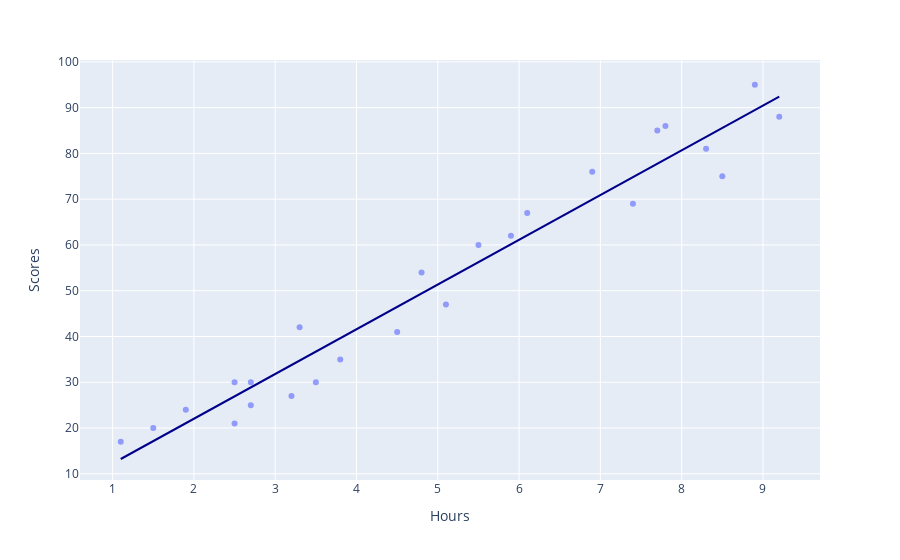

Source (notebook cell):
### Markdown cell above
## Regression Line

### Code cell
# Plotting the regression line using plotly express
fig = px.scatter(
    df, x='Hours', y='Scores', opacity=0.65,
    trendline='ols', trendline_color_override='darkblue'
)
fig.show()

### Figure 1 — Plotly figure (JSON) as saved in the notebook; plotly's stock layout.template omitted (floating-point values rounded to 4 significant figures)
{"data": [{"hovertemplate": "Hours=%{x}<br>Scores=%{y}<extra></extra>", "legendgroup": "", "marker": {"color": "#636efa", "opacity": 0.65, "symbol": "circle"}, "mode": "markers", "name": "", "orientation": "v", "showlegend": false, "type": "scatter", "x": [2.5, 5.1, 3.2, 8.5, 3.5, 1.5, 9.2, 5.5, 8.3, 2.7, 7.7, 5.9, 4.5, 3.3, 1.1, 8.9, 2.5, 1.9, 6.1, 7.4, 2.7, 4.8, 3.8, 6.9, 7.8], "xaxis": "x", "y": [21, 47, 27, 75, 30, 20, 88, 60, 81, 25, 85, 62, 41, 42, 17, 95, 30, 24, 67, 69, 30, 54, 35, 76, 86], "yaxis": "y"}, {"hovertemplate": "<b>OLS trendline</b><br>Scores = 9.7758 * Hours + 2.48367<br>R<sup>2</sup>=0.952948<br><br>Hours=%{x}<br>Scores=%{y} <b>(trend)</b><extra></extra>", "legendgroup": "", "line": {"color": "darkblue"}, "marker": {"color": "#636efa", "symbol": "circle"}, "mode": "lines", "name": "", "showlegend": false, "type": "scatter", "x": [1.1, 1.5, 1.9, 2.5, 2.5, 2.7, 2.7, 3.2, 3.3, 3.5, 3.8, 4.5, 4.8, 5.1, 5.5, 5.9, 6.1, 6.9, 7.4, 7.7, 7.8, 8.3, 8.5, 8.9, 9.2], "xaxis": "x", "y": [13.24, 17.15, 21.06, 26.92, 26.92, 28.88, 28.88, 33.77, 34.74, 36.7, 39.63, 46.47, 49.41, 52.34, 56.25, 60.16, 62.12, 69.94, 74.82, 77.76, 78.73, 83.62, 85.58, 89.49, 92.42], "yaxis": "y"}], "layout": {"legend": {"tracegroupgap": 0}, "margin": {"t": 60}, "xaxis": {"anchor": "y", "domain": [0, 1], "title": {"text": "Hours"}}, "yaxis": {"anchor": "x", "domain": [0, 1], "title": {"text": "Scores"}}}}
